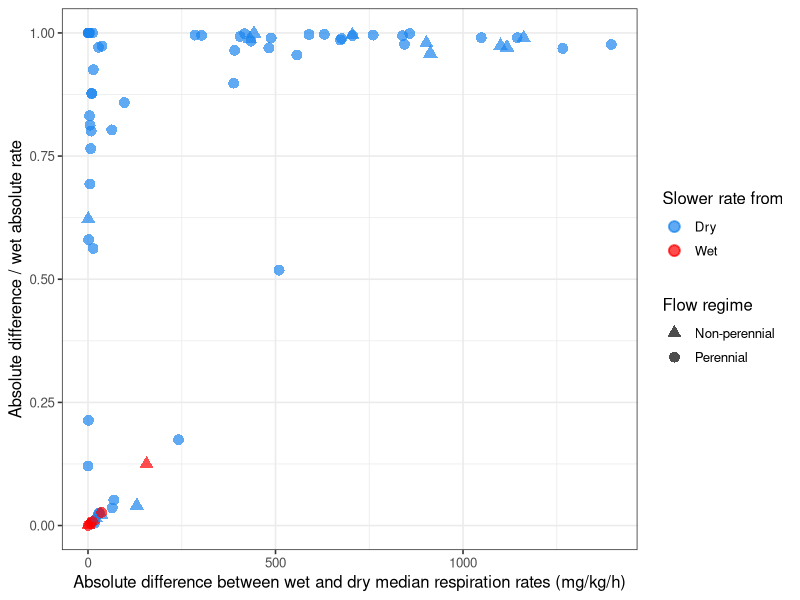
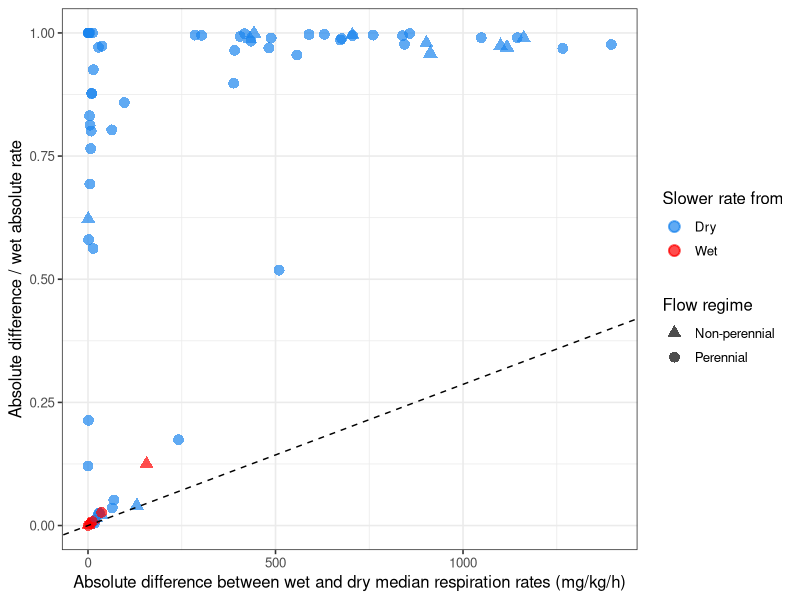

Recreate these plots in R, in order.
# This script makes scatterplot figures for ECA physical manuscript
library(tidyverse)
library(ggpubr)
library(ggrepel)

rm(list = ls()); graphics.off()

# Functions ---------------------------------------------------------------
cube_root <- function(x) sign(x) * (abs(x))^(1/3)

## Read in / merge sediment data ------------------------------------------
data = read.csv("Data/EC_Sediment_Sample_Data_Summary.csv", skip = 2) %>%
  filter(grepl("EC", Sample_Name)) %>%
  filter(!grepl("EC_011|EC_012|EC_023|EC_052|EC_053|EC_057", Sample_Name)) %>%  
  select(-c(Field_Name, IGSN, Material)) %>%
  select(Sample_Name, Median_Respiration_Rate_mg_DO_per_kg_per_H)

ev_data = read.csv("Data/WHONDRS_EV_Data_Package/Sample_Data/WHONDRS_EV_Sediment_Sample_Data_Summary.csv", skip = 2) %>%
  filter(grepl("EV", Sample_Name)) %>%
  select(-c(Field_Name, IGSN, Material)) %>%
  select(Sample_Name, Median_Respiration_Rate_mg_DO_per_kg_per_H)

all_data = rbind(data, ev_data)

## Read in field metadata to get perennial/intermittent -------------------
ec_meta = read.csv("Data/EC_Field_Metadata.csv", fileEncoding = "latin1") %>%
  select(
    Parent_ID,
    Intermittent_or_Perennial
  ) %>%
  rename(site = Parent_ID)

ev_meta = read.csv("Data/WHONDRS_EV_Data_Package/WHONDRS_EV_Field_Metadata.csv") %>%
  select(
    Parent_ID,
    Intermittent_or_Perennial
  ) %>%
  rename(site = Parent_ID)

site_meta = bind_rows(ec_meta, ev_meta) %>%
  mutate(
    flow_regime = case_when(
      str_detect(Intermittent_or_Perennial, regex("perennial", ignore_case = TRUE)) ~ "Perennial",
      str_detect(Intermittent_or_Perennial, regex("intermittent", ignore_case = TRUE)) ~ "Non-perennial",
      TRUE ~ NA_character_
    )
  ) %>%
  distinct(site, flow_regime)

## Prepare paired wet/dry data --------------------------------------------
resp <- all_data %>%
  mutate(
    rate_mgkg_h = as.numeric(Median_Respiration_Rate_mg_DO_per_kg_per_H),
    treatment = str_extract(Sample_Name, "(?<=-)[WD]$"),
    site = str_remove(Sample_Name, "-[WD]$")
  ) %>%
  filter(!is.na(site), !is.na(treatment), !is.na(rate_mgkg_h))

paired <- resp %>%
  select(site, treatment, rate_mgkg_h) %>%
  pivot_wider(
    names_from = treatment,
    values_from = rate_mgkg_h
  ) %>%
  filter(!is.na(W), !is.na(D)) %>%
  mutate(
    abs_diff = abs(W - D),
    wet_rate = abs(W),
    slower_treatment = case_when(
      abs(D) < abs(W) ~ "Dry",
      abs(W) < abs(D) ~ "Wet",
      TRUE ~ "Tie"
    ),
    rel_diff = abs_diff / wet_rate
  ) %>%
  filter(slower_treatment != "Tie") %>%
  left_join(site_meta, by = "site")

paired2 = paired %>%
  filter(D < 0)

## Plot 1 -----------------------------------------------------------------
ggplot(
  paired,
  aes(
    x = abs_diff,
    y = rel_diff,
    color = slower_treatment,
    shape = flow_regime
  )
) +
  geom_point(size = 3, alpha = 0.7, stroke = 1) +
 # geom_abline(slope = 1, intercept = 0, linetype = "dashed", linewidth = 0.8) +
  labs(
    x = "Absolute difference between wet and dry median respiration rates (mg/kg/h)",
    y = "Absolute difference / wet absolute rate",
    color = "Slower rate from",
    shape = "Flow regime"
  ) +
  scale_color_manual(values = c("Wet" = "red", "Dry" = "dodgerblue2")) +
  scale_shape_manual(values = c("Perennial" = 16, "Non-perennial" = 17)) +
  theme_bw(base_size = 12)

#

max_of_wet <- max(abs(paired$W), na.rm = TRUE)

ggplot(
  paired,
  aes(
    x = abs_diff,
    y = rel_diff,
    color = slower_treatment,
    shape = flow_regime
  )
) +
  geom_point(size = 3, alpha = 0.7, stroke = 1) +
  #geom_point(x = 1000, y = (1000/3000), size = 3)+
  geom_abline(intercept = 0, slope = 1 / abs(max_of_wet), linetype = "dashed") +
  labs(
    x = "Absolute difference between wet and dry median respiration rates (mg/kg/h)",
    y = "Absolute difference / wet absolute rate",
    color = "Slower rate from",
    shape = "Flow regime"
  ) +
  scale_color_manual(values = c("Wet" = "red", "Dry" = "dodgerblue2")) +
  scale_shape_manual(values = c("Perennial" = 16, "Non-perennial" = 17)) +
  theme_bw(base_size = 12)
